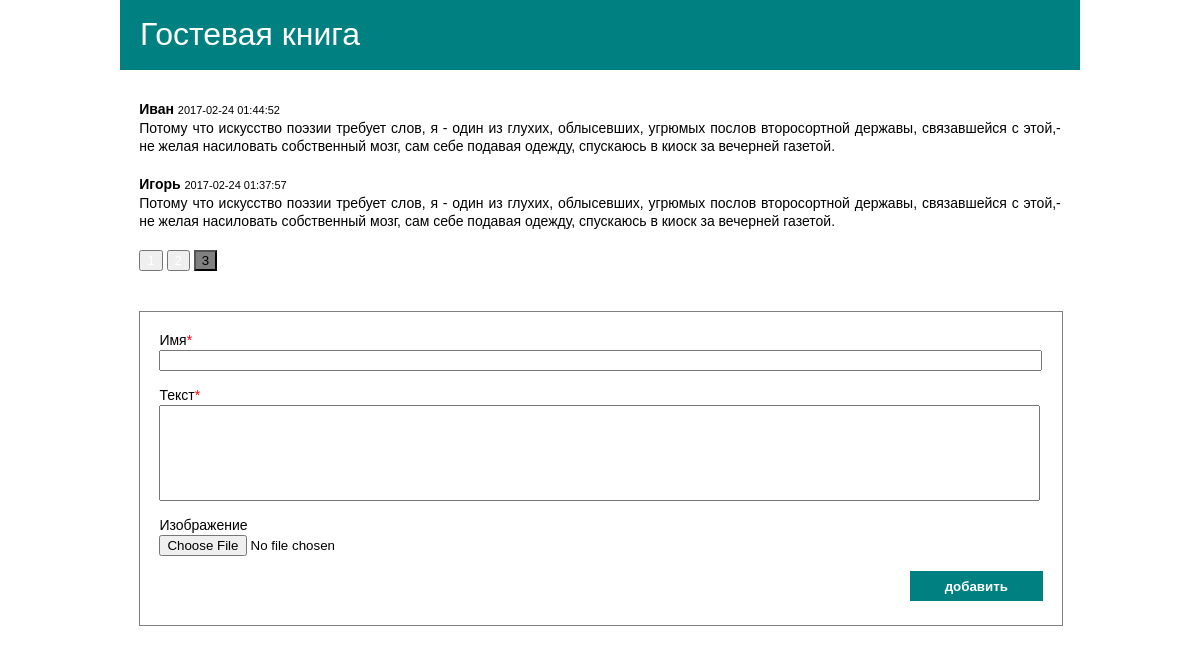
Screenshot of /index.php?step=3 with the database file from the repository.
### tables this page shows
CREATE TABLE `messages` (
  `ID` int(11) NOT NULL,
  `GuestName` varchar(225) NOT NULL,
  `Message` text NOT NULL,
  `MessageDate` datetime NOT NULL DEFAULT CURRENT_TIMESTAMP,
  `Image` text
);

### guestbook_message.php (called while the page is built, shortened)
<?php
	include_once "db.inc.php";
	if(!$_GET){
		$step=1;
	}
	else{
		$step=$_GET['step'];
	}
	$sql='SELECT COUNT(ID) as count FROM messages';
	$count=$pdo->query($sql)->fetch();
	$count=$count['count'];
	class MESSAGE{
		function __construct($guestName, $message, $messageDate, $image){
			$this->guestName=$guestName;
			$this->message=$message;
			$this->messageDate=$messageDate;
		}
	}
	$inp=($step-1)*10;
	$sql="SELECT * FROM messages ORDER BY MessageDate DESC LIMIT :start, 10 ";
	$STH = $pdo->prepare($sql);
    $STH->bindParam(':start', $inp, PDO::PARAM_INT);
    $STH->execute();
    $str=$STH->fetchAll(PDO::FETCH_ASSOC);
	for($i=0;$i<count($str);++$i){
		$ms[]=new MESSAGE($str[$i]['GuestName'],$str[$i]['Message'],$str[$i]['MessageDate'],$str[$i]['Image']);
	}
?>

### index.php (the view, shortened to what this page needs)
<?php
	include "guestbook_message.php";
?>
<!DOCTYPE html>
<html>
<head>
<link href="styles/reset.css" type="text/css" rel="stylesheet">
<link href="styles/style.css" type="text/css" rel="stylesheet">
</head>
<body>
	<header>
		<h2>Гостевая книга</h2>
	</header>
	<article>
		<?php
			$num=($step-1)*10;
			for($i=0;$i<10 && $num<$count;++$i) { ?>
				<section>
					<p>
						<span class="name"><?php echo $ms[$i]->guestName; ?></span>
						<span class="date"><?php echo $ms[$i]->messageDate;  ?></span>
					</p>
					<p class="message">
						<?php echo $ms[$i]->message; ?>
					</p>
				</section>
		<?php
			$num++;}
		?>
		<section class="pageNav">
			<?php include "pageNav.inc.php"; ?>
		</section>
	</article>
	<form method="POST" enctype="multipart/form-data">
		<label>Имя<span class="star">*</span>
		</label>
		<p><input type="text" name="guest" value="<?php if(isset($_POST['guest'])){echo $guest;} ?>"></p>
		<p><label>Текст<span class="star">*</span>  </label></p>
		<p><textarea rows="6" name="text" style="resize:none"><?php if(isset($_POST['text'])){echo $text;} ?></textarea>
		</p>
		<label>Изображение  </label>
		<p><input type="file" name="photo" id="photo" accept="image/*,image/jpeg"></p>
		<input type="submit" name="submit" class="submit" value="добавить">
	</form>
</body>

### styles/style.css (style rules this page uses)
body { width:80%; margin-left:10%; }
.star { color:red; }
header { height:70px; background-color:#008080; margin-bottom:30px; }
h2 { color:white; font-size:32px; padding-top:25px; padding-left:20px; }
article { width:96%; margin-left:2%; }
article section { margin-bottom:20px; text-align: justify; }
form { padding:2%; border:1px solid gray; width:92%; margin-left:2%; font-size:14px; margin-top:40px; margin-bottom:40px; }
input:first-child { width:99%; margin-bottom:15px; }
textarea { width:99%; margin-bottom:15px; }
.name { font-weight: bold; }
.date { font-size:11px; }
.submit { width:15%; margin-left:85%; margin-bottom:5px; background-color:#008080; color:white; font-weight: bold; height:30px; border:0px; }

### rows the page displays
messages: GuestName "Иван", MessageDate "2017-02-24 01:44:52", Message "Потому что искусство поэзии требует слов, я - один из глухих, облысевших, угрюмых послов второсортной державы, связавшейся с этой,- не желая насиловать собственный мозг, сам себе подавая одежду, спускаюсь в киоск за вечерней газетой."
messages: GuestName "Игорь", MessageDate "2017-02-24 01:37:57", Message "Потому что искусство поэзии требует слов, я - один из глухих, облысевших, угрюмых послов второсортной державы, связавшейся с этой,- не желая насиловать собственный мозг, сам себе подавая одежду, спускаюсь в киоск за вечерней газетой."
